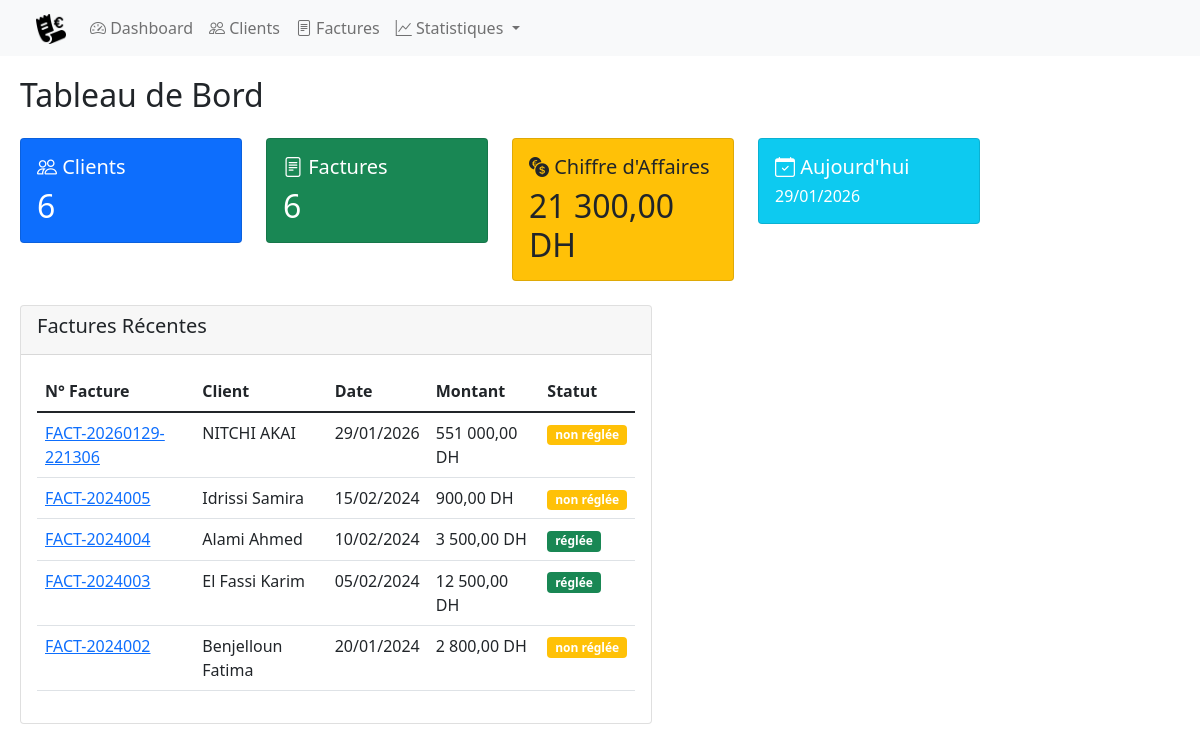
The page / on the database its author committed.
### tables this page shows
CREATE TABLE IF NOT EXISTS `factures` (
  `idFacture` int NOT NULL AUTO_INCREMENT,
  `numero` varchar(50) NOT NULL,
  `date_facture` date NOT NULL,
  `idClient` int NOT NULL,
  `montant_total` decimal(10,2) NOT NULL DEFAULT '0.00',
  `statut` enum('réglée','non réglée') DEFAULT 'non réglée',
  `created_at` timestamp NULL DEFAULT CURRENT_TIMESTAMP,
  PRIMARY KEY (`idFacture`),
  UNIQUE KEY `numero` (`numero`),
  KEY `idClient` (`idClient`)
);

CREATE TABLE IF NOT EXISTS `clients` (
  `idClient` int NOT NULL AUTO_INCREMENT,
  `nom` varchar(100) NOT NULL,
  `prenom` varchar(100) NOT NULL,
  `email` varchar(100) DEFAULT NULL,
  `telephone` varchar(20) DEFAULT NULL,
  `ville` varchar(50) DEFAULT NULL,
  `created_at` timestamp NULL DEFAULT CURRENT_TIMESTAMP,
  PRIMARY KEY (`idClient`)
);

### App/Controllers/DashboardController.php (called while the page is built, shortened)
<?php
class DashboardController {
    private $facture;
    private $client;
    public function __construct() {
        $this->facture = new GestionFacture();
        $this->client = new GestionClient();
    }
    public function index() {
        $clients = $this->client->getAll();
        $factures = $this->facture->getAll();
        $clients = is_array($clients) ? $clients : [];
        $factures = is_array($factures) ? $factures : [];
        $totalClients = count($clients);
        $totalFactures = count($factures);
        $chiffreAffaires = $this->calculateTotalCA($factures);
        $facturesRecentes = $this->getRecentInvoices($factures, 5);
        require __DIR__ . '/../Views/dashboard/index.php';
    }
    private function calculateTotalCA($factures) {
        $total = 0;
        foreach ($factures as $facture) {
            if (isset($facture['statut']) && $facture['statut'] === 'réglée' && isset($facture['montant_total'])) {
                $total += $facture['montant_total'];
            }
        }
        return $total;
    }
    private function getRecentInvoices($factures, $limit = 5) {
        usort($factures, function($a, $b) {
            $dateA = isset($a['date_facture']) ? strtotime($a['date_facture']) : 0;
            $dateB = isset($b['date_facture']) ? strtotime($b['date_facture']) : 0;
            return $dateB - $dateA;
        });
        return array_slice($factures, 0, $limit);
    }
}

### App/config/dataBase.php (called while the page is built, shortened)
<?php
class Database {
    private static $instance = null;
    private function __construct() {
        try {
            $this->con = new PDO(
                "mysql:host=localhost;dbname=market_db;charset=utf8mb4",
                "root",
                ""
            );
        } catch(PDOException $e) {
            die("ERROR : " . $e->getMessage());
        }
    }
    public static function getInstance() {
        if (self::$instance === null) {
            self::$instance = new Database();
        }
        return self::$instance;
    }
    public static function getConnection() {
        return self::getInstance()->con;
    }
}

### App/Models/GestionClient.php (called while the page is built, shortened)
<?php
class GestionClient {
    private $con;
    public function __construct() {
        $this->con = Database::getConnection();
    }
    public function getAll() {
        try {
            $stmt = $this->con->query("
                SELECT c.*,
                       COUNT(f.idFacture) as nb_factures,
                       COALESCE(SUM(f.montant_total), 0) as chiffre_affaires
                FROM clients c
                LEFT JOIN factures f ON c.idClient = f.idClient
                GROUP BY c.idClient
                ORDER BY c.nom ASC
            ");
            return $stmt->fetchAll(PDO::FETCH_ASSOC);
        } catch(PDOException $e) {
            error_log("ERROR getAll: " . $e->getMessage());
            return [];
        }
    }
}

### App/Models/GestionFacture.php (called while the page is built, shortened)
<?php
class GestionFacture {
    private $con;
    public function __construct() {
        $this->con = Database::getConnection();
    }
    public function getAll() {
        try {
            $stmt = $this->con->query("
                SELECT f.idFacture, f.numero, f.date_facture, f.montant_total,
                       f.statut, c.idClient, c.nom, c.prenom, c.email, c.telephone, c.ville
                FROM factures f
                JOIN clients c ON f.idClient = c.idClient
                ORDER BY f.date_facture DESC
            ");
            return $stmt->fetchAll(PDO::FETCH_ASSOC);
        } catch(PDOException $e) {
            error_log("ERROR getAll: " . $e->getMessage());
            return [];
        }
    }
}

### App/Views/Dashboard/index.php (the view)
<?php include '../app/Views/layout/header.php'; ?>
<?php include '../app/Views/layout/menu.php'; ?>
<div class="col-md-10 main-content">
    <h2 class="mb-4">Tableau de Bord</h2>
    <div class="row mb-4">
        <div class="col-md-3">
            <div class="card stat-card bg-primary text-white">
                <div class="card-body">
                    <h5 class="card-title">
                        <i class="bi bi-people"></i> Clients
                    </h5>
                    <h2 class="card-text"><?php echo $totalClients; ?></h2>
                </div>
            </div>
        </div>
        <div class="col-md-3">
            <div class="card stat-card bg-success text-white">
                <div class="card-body">
                    <h5 class="card-title">
                        <i class="bi bi-file-text"></i> Factures
                    </h5>
                    <h2 class="card-text"><?php echo $totalFactures; ?></h2>
                </div>
            </div>
        </div>
        <div class="col-md-3">
            <div class="card stat-card bg-warning text-dark">
                <div class="card-body">
                    <h5 class="card-title">
                        <i class="bi bi-currency-exchange"></i> Chiffre d'Affaires
                    </h5>
                    <h2 class="card-text"><?php echo number_format($chiffreAffaires, 2, ',', ' '); ?> DH</h2>
                </div>
            </div>
        </div>
        <div class="col-md-3">
            <div class="card stat-card bg-info text-white">
                <div class="card-body">
                    <h5 class="card-title">
                        <i class="bi bi-calendar-check"></i> Aujourd'hui
                    </h5>
                    <h6 class="card-text"><?php echo date('d/m/Y'); ?></h6>
                </div>
            </div>
        </div>
    </div>
    <div class="row ">
        <div class="col-md-8">
            <div class="card">
                <div class="card-header">
                    <h5>Factures Récentes</h5>
                </div>
                <div class="card-body">
                    <table class="table table-hover">
                        <thead>
                            <tr>
                                <th>N° Facture</th>
                                <th>Client</th>
                                <th>Date</th>
                                <th>Montant</th>
                                <th>Statut</th>
                            </tr>
                        </thead>
                        <tbody>
                            <?php foreach ($facturesRecentes as $facture): ?>
                            <tr>
                                <td>
                                    <a href="index.php?action=detail_facture&id=<?php echo $facture['idFacture']; ?>">
                                        <?php echo htmlspecialchars($facture['numero']); ?>
                                    </a>
                                </td>
                                <td><?php echo htmlspecialchars($facture['nom'] . ' ' . $facture['prenom']); ?></td>
                                <td><?php echo date('d/m/Y', strtotime($facture['date_facture'])); ?></td>
                                <td><?php echo number_format($facture['montant_total'], 2, ',', ' '); ?> DH</td>
                                <td>
                                    <span class="badge bg-<?php echo $facture['statut'] == 'réglée' ? 'success' : 'warning'; ?>">
                                        <?php echo $facture['statut']; ?>
                                    </span>
                                </td>
                            </tr>
                            <?php endforeach; ?>
                        </tbody>
                    </table>
                </div>
            </div>
        </div>
    </div>
</div>
<?php include '../app/Views/layout/footer.php'; ?>

### Public/index.php (shortened to what this page needs)
<?php
spl_autoload_register(function ($className) {
    $file = APP_ROOT . '/' . str_replace('\\', '/', $className) . '.php';
    if (file_exists($file)) {
        return true;
    }
    return false;
});
require_once APP_ROOT . '/app/config/Database.php';
$action = $_GET['action'] ?? 'dashboard';
switch ($action) {
    case 'dashboard':
        $controller = new App\Controllers\DashboardController();
        $controller->index();
        break;
}

### App/Views/layout/header.php (shortened to what this page needs)
<!DOCTYPE html>
<html lang="fr">
<head>
    <link href="https://cdn.jsdelivr.net/npm/bootstrap@5.1.3/dist/css/bootstrap.min.css" rel="stylesheet">
    <link rel="stylesheet" href="https://cdn.jsdelivr.net/npm/bootstrap-icons@1.8.1/font/bootstrap-icons.css">
</head>
<body>
    <div class="container-fluid">
        <div class="row">

### App/Views/layout/menu.php (shortened to what this page needs)
<nav class="navbar navbar-expand-lg navbar-light bg-light">
    <div class="container-fluid">
    <div >
        <a class="navbar-brand" href="index.php?action=dashboard">
            <img src="images\facture.png" height="30"
                 alt="facture Logo"
                 loading="lazy" />
        </a>
    </div>
        <div class="collapse navbar-collapse">
        <ul class="navbar-nav me-auto mb-2 mb-lg-0">
            <li class="nav-item">
                <a class="nav-link <?php echo ($_GET['action'] ?? '') == 'dashboard' ? 'active' : ''; ?>"
                   href="index.php?action=dashboard">
                    <i class="bi bi-speedometer2"></i> Dashboard
                </a>
            </li>
            <li class="nav-item">
                <a class="nav-link <?php echo strpos($_GET['action'] ?? '', 'client') !== false ? 'active' : ''; ?>"
                   href="index.php?action=liste_clients">
                    <i class="bi bi-people"></i> Clients
                </a>
            </li>
            <li class="nav-item">
                <a class="nav-link <?php echo strpos($_GET['action'] ?? '', 'facture') !== false ? 'active' : ''; ?>"
                   href="index.php?action=liste_factures">
                    <i class="bi bi-file-text"></i> Factures
                </a>
            </li>
            <li class="nav-item dropdown">
                <a class="nav-link dropdown-toggle" href="#" id="statistiquesDropdown"
                   role="button" data-bs-toggle="dropdown">
                    <i class="bi bi-graph-up"></i> Statistiques
                </a>
            </li>
        </ul>
</div>
    </div>
</nav>

### App/Views/layout/footer.php (shortened to what this page needs)
    </div>
</div>
</body>
</html>

### App/Views/layout/header.php (style rules this page uses)
.main-content { padding: 20px; }

### rows shown on the page
factures: numero "FACT-20260129-221306", idClient.prenom "NITCHI AKAI", date_facture "29/01/2026", montant_total "551 000,00", statut "non réglée"
factures: numero "FACT-2024005", idClient.prenom "Idrissi Samira", date_facture "15/02/2024", montant_total "900,00", statut "non réglée"
factures: numero "FACT-2024004", idClient.prenom "Alami Ahmed", date_facture "10/02/2024", montant_total "3 500,00", statut "réglée"
factures: numero "FACT-2024003", idClient.prenom "El Fassi Karim", date_facture "05/02/2024", montant_total "12 500,00", statut "réglée"
factures: numero "FACT-2024002", idClient.prenom "Benjelloun Fatima", date_facture "20/01/2024", montant_total "2 800,00", statut "non réglée"

### other values the page prints
$totalClients "6"
$totalFactures "6"
$chiffreAffaires "21 300,00"
